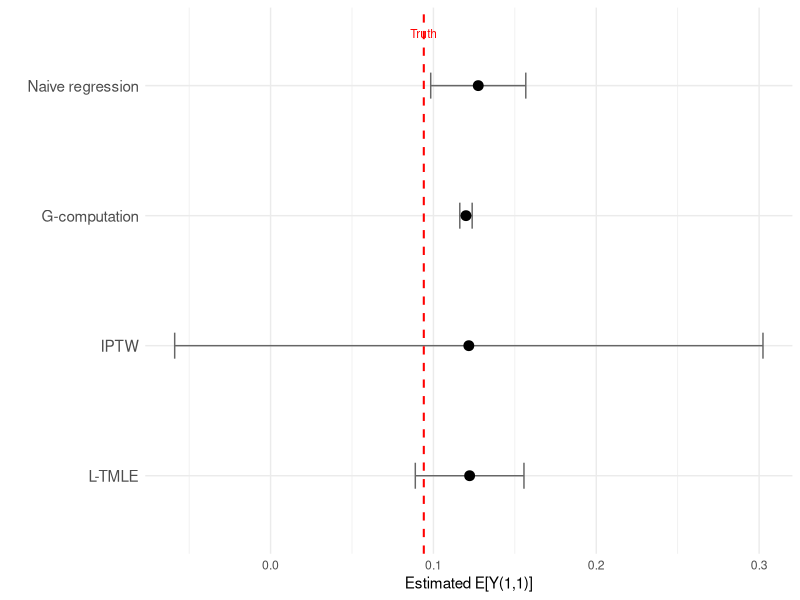

Write the R code that produced this figure.
## ---- chunk 1
#| include: false
library(tidyverse)
knitr::opts_chunk$set(
  collapse = TRUE,
  comment = "#>",
  fig.width = 7,
  fig.height = 4,
  fig.align = "center"
)
logit <- function(p) log(p / (1 - p))
## ---- chunk 2
set.seed(2026)
# n = 1000 keeps the by-hand walkthrough fast in both the static and
# the WebR (interactive) builds. The conceptual companion chapter and
# this chapter share the same data-generating process and seed.
n <- 1000

W_age    <- rnorm(n, mean = 40, sd = 10)
W_male   <- rbinom(n, 1, 0.6)
W_cd4_bl <- pmax(50, rnorm(n, mean = 350, sd = 120))
W_vl_bl  <- rnorm(n, mean = 4.2, sd = 0.7)
W <- 0.01 * (W_age - 40) - 0.001 * (W_cd4_bl - 350) + 0.2 * W_vl_bl - 0.1 * W_male

g1_true <- plogis(0.3 + 0.5 * W)
A1 <- rbinom(n, 1, g1_true)
L1 <- rnorm(n, mean = 0.3 * W + 1.2 * A1, sd = 1)  # strong treatment -> confounder
g2_true <- plogis(-0.5 + 0.8 * L1 + 0.3 * A1)       # strong confounder -> treatment
A2 <- rbinom(n, 1, g2_true)
Y <- rbinom(n, 1, plogis(-0.8 - 0.4 * A1 - 0.5 * A2 - 0.6 * L1 + 0.2 * W))  # strong L1 effect

dat <- tibble(W, A1, L1, A2, Y)
## ---- chunk 3
# Oracle truth (separate seed, large MC sample)
set.seed(9999)
n_mc <- 100000
W_mc <- rep(W, length.out = n_mc)
L1_cf11 <- rnorm(n_mc, mean = 0.3 * W_mc + 1.2, sd = 1)
Y_cf11  <- plogis(-0.8 - 0.4 - 0.5 - 0.6 * L1_cf11 + 0.2 * W_mc)
true_EY_11 <- mean(Y_cf11)
cat("True E[Y(1,1)]:", round(true_EY_11, 4), "\n")
## ---- chunk 4
# Time 1: P(A1 = 1 | W)
g1_mod <- glm(A1 ~ W, family = binomial, data = dat)
g1_hat <- pmax(0.01, pmin(0.99, predict(g1_mod, type = "response")))

# Time 2: P(A2 = 1 | A1, L1, W)
g2_mod <- glm(A2 ~ L1 + A1 + W, family = binomial, data = dat)
g2_hat <- pmax(0.01, pmin(0.99, predict(g2_mod, type = "response")))

# Evaluate g2 under the intervention value A1=1
g2_under_a1 <- pmax(0.01, pmin(0.99,
  predict(g2_mod, newdata = dat %>% mutate(A1 = 1), type = "response")))

# Cumulative probability of following "always adhere"
g_cumulative <- g1_hat * g2_under_a1
cat("Cumulative g range:", round(range(g_cumulative), 3), "\n")
## ---- chunk 5
Q2_mod <- glm(Y ~ A2 + L1 + A1 + W + A1:A2, family = binomial, data = dat)
Q2_A2is1 <- predict(Q2_mod, newdata = dat %>% mutate(A2 = 1), type = "response")
cat("Q2(A2=1) range:", round(range(Q2_A2is1), 4), "\n")
## ---- chunk 6
Q1_mod <- glm(Q2_A2is1 ~ A1 + W, family = quasibinomial, data = dat)
Q1_A1is1 <- predict(Q1_mod, newdata = dat %>% mutate(A1 = 1), type = "response")
cat("G-computation estimate E[Y(1,1)]:", round(mean(Q1_A1is1), 4), "\n")
cat("True E[Y(1,1)]:                  ", round(true_EY_11, 4), "\n")
## ---- chunk 7
H2 <- (dat$A1 == 1 & dat$A2 == 1) / (g1_hat * g2_under_a1)
QA_init_t2 <- predict(Q2_mod, type = "response")

# Fluctuation model
fluc2 <- glm(dat$Y ~ -1 + offset(logit(QA_init_t2)) + H2, family = binomial)
eps2 <- coef(fluc2)

# Update Q2 predictions under A2=1
Q2_star <- plogis(logit(Q2_A2is1) + eps2 / (g1_hat * g2_under_a1))
cat("Epsilon at time 2:", round(eps2, 5), "\n")
## ---- chunk 8
Q1_mod_updated <- glm(Q2_star ~ A1 + W, family = quasibinomial, data = dat)
Q1_updated <- predict(Q1_mod_updated, type = "response")
Q1_under_a1 <- predict(Q1_mod_updated, newdata = dat %>% mutate(A1 = 1), type = "response")

H1 <- (dat$A1 == 1) / g1_hat

fluc1 <- glm(Q2_star ~ -1 + offset(logit(Q1_updated)) + H1, family = quasibinomial)
eps1 <- coef(fluc1)

Q1_star <- plogis(logit(Q1_under_a1) + eps1 / g1_hat)
cat("Epsilon at time 1:", round(eps1, 5), "\n")
## ---- chunk 9
ltmle_est_11 <- mean(Q1_star)
cat("L-TMLE estimate E[Y(1,1)]:", round(ltmle_est_11, 4), "\n")
cat("True E[Y(1,1)]:           ", round(true_EY_11, 4), "\n")
## ---- chunk 10
naive_mod <- glm(Y ~ A1 + A2 + L1 + W, family = binomial, data = dat)
naive_pred_11 <- mean(predict(naive_mod, newdata = dat %>% mutate(A1 = 1, A2 = 1), type = "response"))

iptw_w <- ifelse(dat$A1 == 1 & dat$A2 == 1, 1 / (g1_hat * g2_hat), 0)
iptw_est <- sum(iptw_w * dat$Y) / sum(iptw_w)

# --- Confidence intervals via influence curves ---

# Naive regression CI (influence curve for standardized mean)
naive_p1 <- predict(naive_mod, newdata = dat %>% mutate(A1 = 1, A2 = 1), type = "response")
naive_resid <- dat$Y - predict(naive_mod, type = "response")
naive_H <- ifelse(dat$A1 == 1 & dat$A2 == 1, 1, 0)
naive_ic <- naive_p1 - naive_pred_11 + naive_H * naive_resid / mean(naive_H)
naive_se <- sd(naive_ic) / sqrt(n)

# G-computation CI (use the TMLE-style IC with Q1 model)
gcomp_resid <- Q2_A2is1 - predict(Q1_mod, type = "response")
gcomp_ic <- Q1_A1is1 - mean(Q1_A1is1) + ifelse(dat$A1 == 1, 1, 0) * gcomp_resid / mean(dat$A1 == 1)
gcomp_se <- sd(gcomp_ic) / sqrt(n)

# IPTW CI
iptw_num <- iptw_w * dat$Y
iptw_den <- sum(iptw_w)
iptw_ic <- (iptw_num - iptw_est * iptw_w) / mean(iptw_w > 0)
iptw_se <- sd(iptw_ic[iptw_w > 0]) / sqrt(sum(iptw_w > 0))

# L-TMLE CI (from efficient influence curve)
Qstar_obs <- Q1_star  # targeted Q under the (1,1) regime (same for all under always-treat)
H_obs_ltmle <- ifelse(dat$A1 == 1 & dat$A2 == 1,
                       1 / (g1_hat * g2_under_a1), 0)
ltmle_ic <- H_obs_ltmle * (dat$Y - predict(Q2_mod, type = "response")) +
            Q1_star - ltmle_est_11
ltmle_se <- sd(ltmle_ic) / sqrt(n)

comparison <- tibble(
  Method = c("True E[Y(1,1)]", "Naive regression", "G-computation", "IPTW", "L-TMLE"),
  Estimate = c(true_EY_11, naive_pred_11, mean(Q1_A1is1), iptw_est, ltmle_est_11),
  SE = c(NA, naive_se, gcomp_se, iptw_se, ltmle_se),
  Lower = Estimate - 1.96 * SE,
  Upper = Estimate + 1.96 * SE
)
comparison |> mutate(across(where(is.numeric), ~ round(.x, 4))) |> as.data.frame()
## ---- chunk 11
#| label: fig-estimator-comparison
#| fig-cap: "Comparison of estimators for the counterfactual failure rate under sustained high adherence. Error bars show 95% confidence intervals. The dashed red line marks the true value."
#| code-fold: true
plot_df <- comparison |> filter(Method != "True E[Y(1,1)]")

ggplot(plot_df, aes(x = Estimate, y = factor(Method, levels = rev(plot_df$Method)))) +
  geom_errorbarh(aes(xmin = Lower, xmax = Upper), height = 0.2, color = "grey40") +
  geom_point(size = 3) +
  geom_vline(xintercept = true_EY_11, linetype = "dashed", color = "red", linewidth = 0.7) +
  annotate("text", x = true_EY_11, y = 4.4, label = "Truth", color = "red", size = 3) +
  labs(x = "Estimated E[Y(1,1)]", y = "") +
  theme_minimal() +
  theme(axis.text.y = element_text(size = 11))
